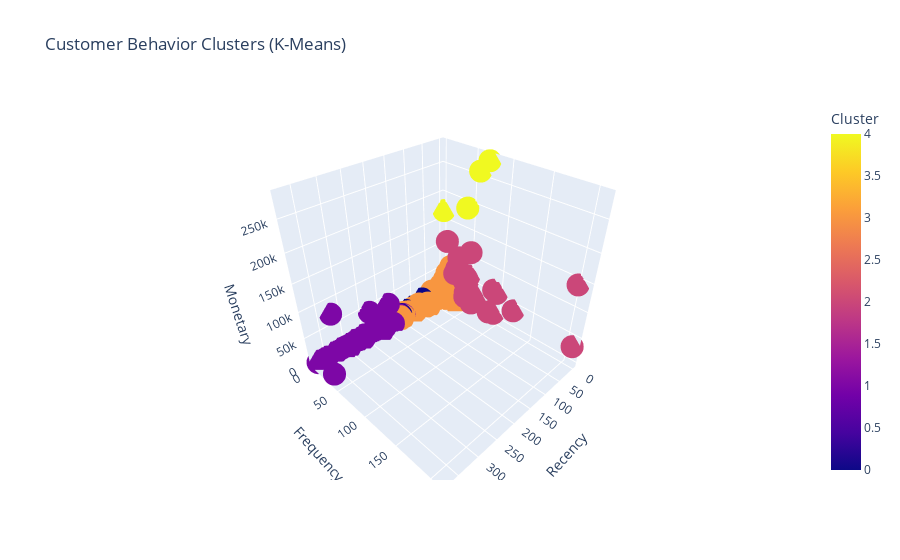

Notebook code cell kept with this figure:
### Code cell
import plotly.express as px

fig = px.scatter_3d(
    rfm, 
    x='Recency', y='Frequency', z='Monetary', 
    color='Cluster', title='Customer Behavior Clusters (K-Means)',
    hover_data=['Customer ID']
)
fig.show()

### Figure 1 — Plotly figure (JSON) as saved in the notebook; plotly's stock layout.template omitted (floating-point values rounded to 4 significant figures; data arrays with more than 128 entries replaced by an {"elided": "..."} marker saying what was removed)
{"data": [{"customdata": {"elided": "4338x1 float values"}, "hovertemplate": "Recency=%{x}<br>Frequency=%{y}<br>Monetary=%{z}<br>Customer ID=%{customdata[0]}<br>Cluster=%{marker.color}<extra></extra>", "legendgroup": "", "marker": {"color": {"elided": "4338 int values"}, "coloraxis": "coloraxis", "symbol": "circle"}, "mode": "markers", "name": "", "scene": "scene", "showlegend": false, "type": "scatter3d", "x": {"elided": "4338 int values"}, "y": {"elided": "4338 int values"}, "z": {"elided": "4338 float values"}}], "layout": {"coloraxis": {"colorbar": {"title": {"text": "Cluster"}}, "colorscale": [[0, "#0d0887"], [0.1111, "#46039f"], [0.2222, "#7201a8"], [0.3333, "#9c179e"], [0.4444, "#bd3786"], [0.5556, "#d8576b"], [0.6667, "#ed7953"], [0.7778, "#fb9f3a"], [0.8889, "#fdca26"], [1, "#f0f921"]]}, "legend": {"tracegroupgap": 0}, "scene": {"domain": {"x": [0, 1], "y": [0, 1]}, "xaxis": {"title": {"text": "Recency"}}, "yaxis": {"title": {"text": "Frequency"}}, "zaxis": {"title": {"text": "Monetary"}}}, "title": {"text": "Customer Behavior Clusters (K-Means)"}}}
